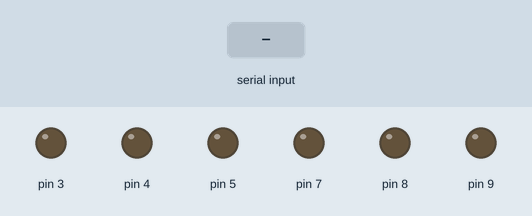
This sketch was run on a simulated Arduino Uno, built with avr-gcc and run on an emulated ATmega328P. On the bench: output pins drawn as LEDs (lit = HIGH). The inputs (shaded band) are chosen by the test bench.

Above: at 1.2 s.
1.3 s: "fast\n" received over Serial
At 1.7 s:
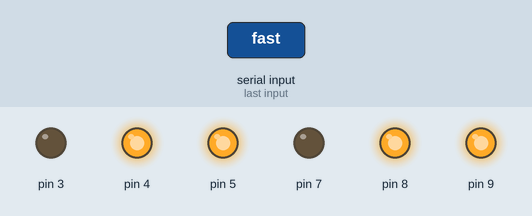
2.8 s: "slow\n" received over Serial
At 4.0 s:
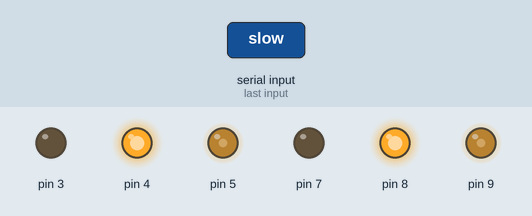
4.3 s: "on\n" received over Serial
At 5.1 s:
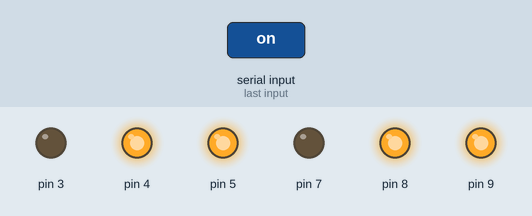
Timing chart, 0 to 7.3 s (numbered marks = the images above; inputs shaded):
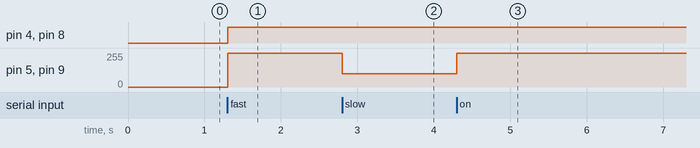

Measured:
- after the input at 1.3 s, pin 4, pin 8: LOW → HIGH at once; pin 5, pin 9: 0/255 → 255/255 at once
- after the input at 2.8 s, pin 5, pin 9: 255/255 → 100/255 at once
- after the input at 4.3 s, pin 5, pin 9: 100/255 → 255/255 at once

The sketch:

serialmonitormotor.ino
```cpp
void setup() {

  pinMode(9, OUTPUT);
  pinMode(8, OUTPUT);
  pinMode(7, OUTPUT);

  pinMode(5, OUTPUT);
  pinMode(4, OUTPUT);
  pinMode(3, OUTPUT);

  Serial.begin(9600);
}

void loop() {

  if (Serial.available() > 0) {

    String command = Serial.readStringUntil('\n');
    command.trim();

    if (command == "fast") {
      analogWrite(9, 255);
      analogWrite(5, 255);
      digitalWrite(8, HIGH);
      digitalWrite(7, LOW);
      digitalWrite(4, HIGH);
      digitalWrite(3, LOW);
    }

    else if (command == "slow") {
      analogWrite(9, 100);
      analogWrite(5, 100);
      digitalWrite(8, HIGH);
      digitalWrite(7, LOW);
      digitalWrite(4, HIGH);
      digitalWrite(3, LOW);
    }

    else if (command == "on") {
      analogWrite(9, 255);
      analogWrite(5, 255);
      digitalWrite(8, HIGH);
      digitalWrite(7, LOW);
      digitalWrite(4, HIGH);
      digitalWrite(3, LOW);
    }

    else if (command == "off") {
      analogWrite(9, 0);
      analogWrite(5, 0);
      digitalWrite(8, LOW);
      digitalWrite(7, LOW);
      digitalWrite(4, LOW);
      digitalWrite(3, LOW);
    }
  }
}
```
